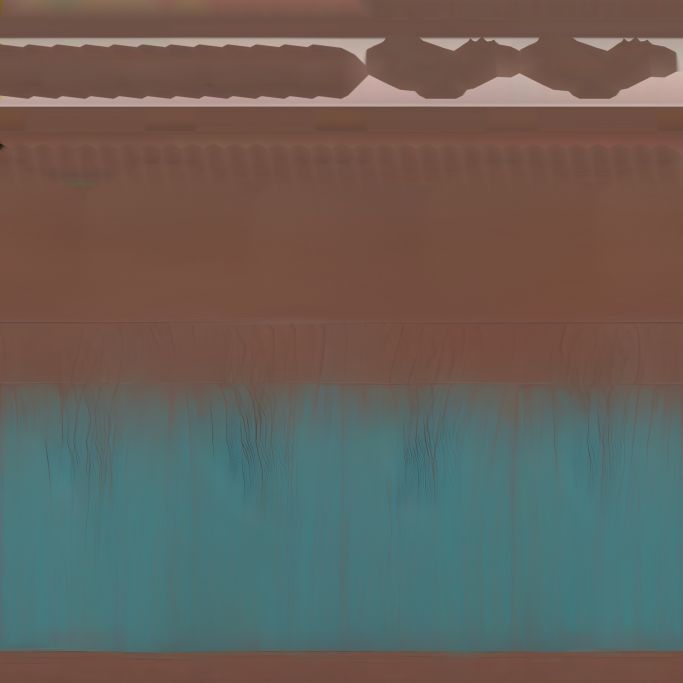
#> input picture game/assets/modelle/gebaeude/neubau/dom_evangelisch_haube_tripo_haube_evangelisch_texture.glb_basecolor.jpg, 2048 x 2048 px, given in place of Hilfe_Marke_oben.png, which was not available (shown at 1/3 size)
$ python v2_hilfe.py ../../../game/assets/modelle/gebaeude/neubau ../../../game/assets/modelle/gebaeude/neubau/dom_evangelisch_haube_tripo_haube_evangelisch_texture.glb_normal.jpg
#> lines starting #> are read from the running program, lines starting #| are printed output that depends on the picture
import sys
from PIL import Image
o=sys.argv[1]; aus=sys.argv[2]; BG=(230,220,190)
b=Image.new("RGB",(3*400,400),BG)
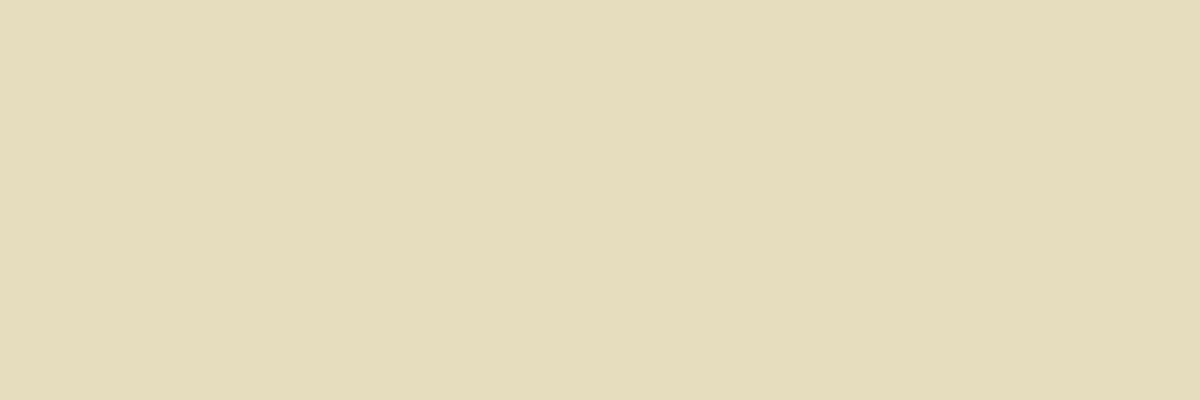
#> b: PIL image 1200x400 RGB; mean R, G, B 230, 220, 190
for j,a in enumerate(("oben","seite","schraeg")):
    im=Image.open(f"{o}/Hilfe_Marke_{a}.png").convert("RGBA").resize((400,400),Image.LANCZOS); b.paste(im,(j*400,0),im)
#> after `im = Image.open(f'{o}/Hilfe_Marke_{a}.png').convert('RGBA').resize((40`:
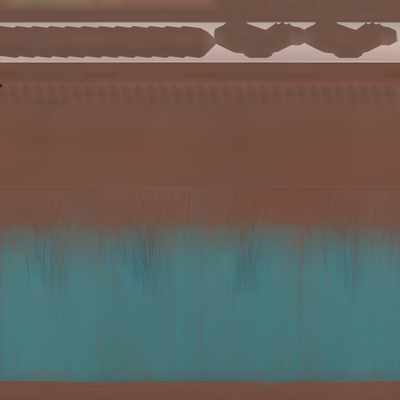
#> im: PIL image 400x400 RGBA; mean R, G, B, A 102.3, 96.1, 89, 255
#> after `b.paste(im, (j * 400, 0), im)`:
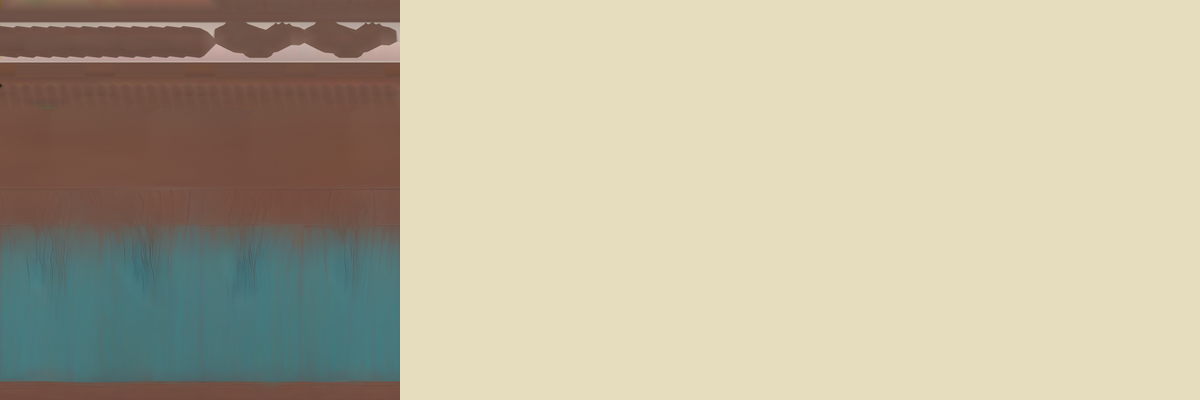
#> b: PIL image 1200x400 RGB; mean R, G, B 187.4, 178.7, 156.3
#> pass 2 of the loop `for j,a in enumerate(("oben","seite","schraeg")):`:
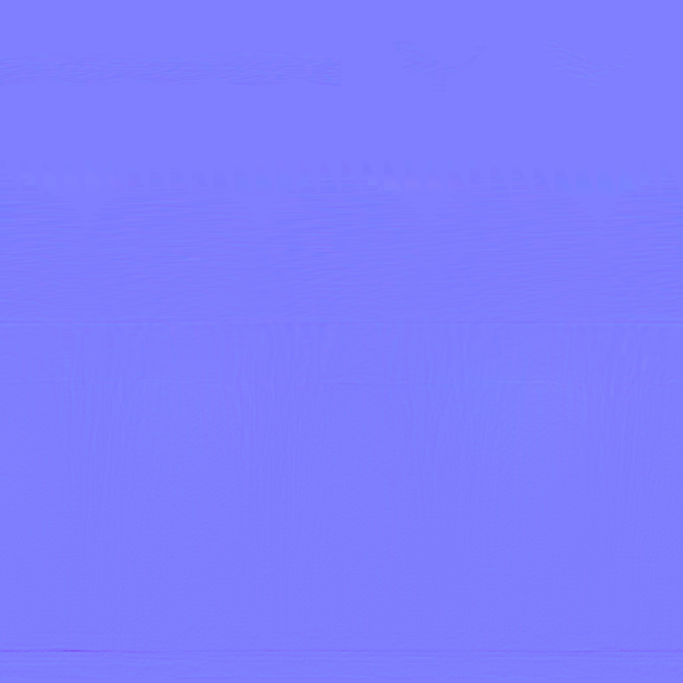
#> input picture game/assets/modelle/gebaeude/neubau/dom_evangelisch_haube_tripo_haube_evangelisch_texture.glb_normal.jpg, 2048 x 2048 px, given in place of Hilfe_Marke_seite.png, which was not available (shown at 1/3 size)
#> `im = Image.open(f'{o}/Hilfe_Marke_{a}.png').convert('RGBA').resize((40`:
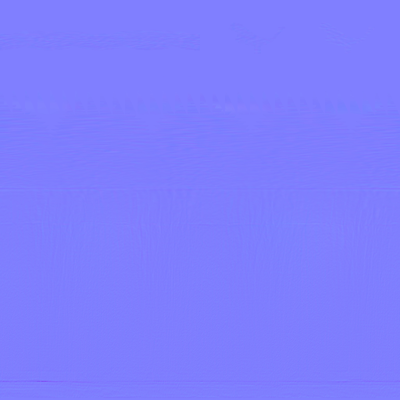
#> im: PIL image 400x400 RGBA; mean R, G, B, A 126.9, 126.1, 254, 255
#> `b.paste(im, (j * 400, 0), im)`:
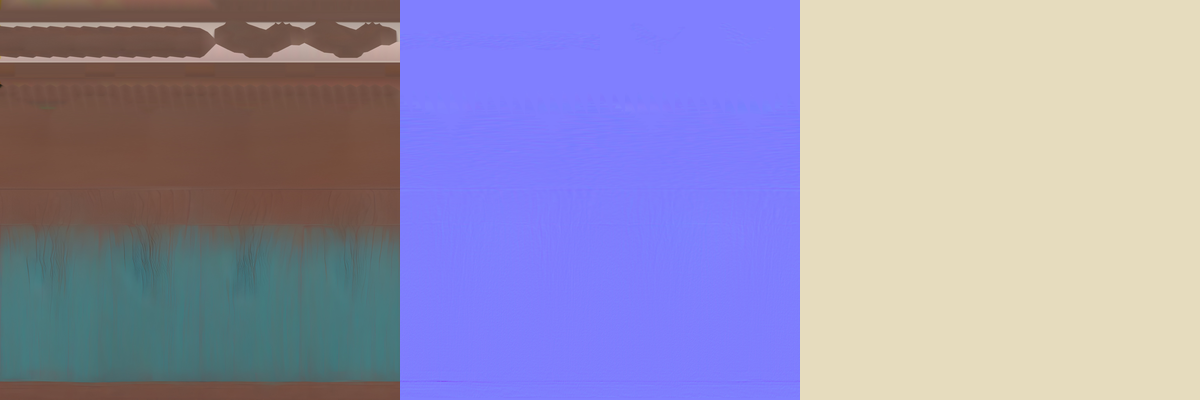
#> b: PIL image 1200x400 RGB; mean R, G, B 153.1, 147.4, 177.7
b.save(aus)
